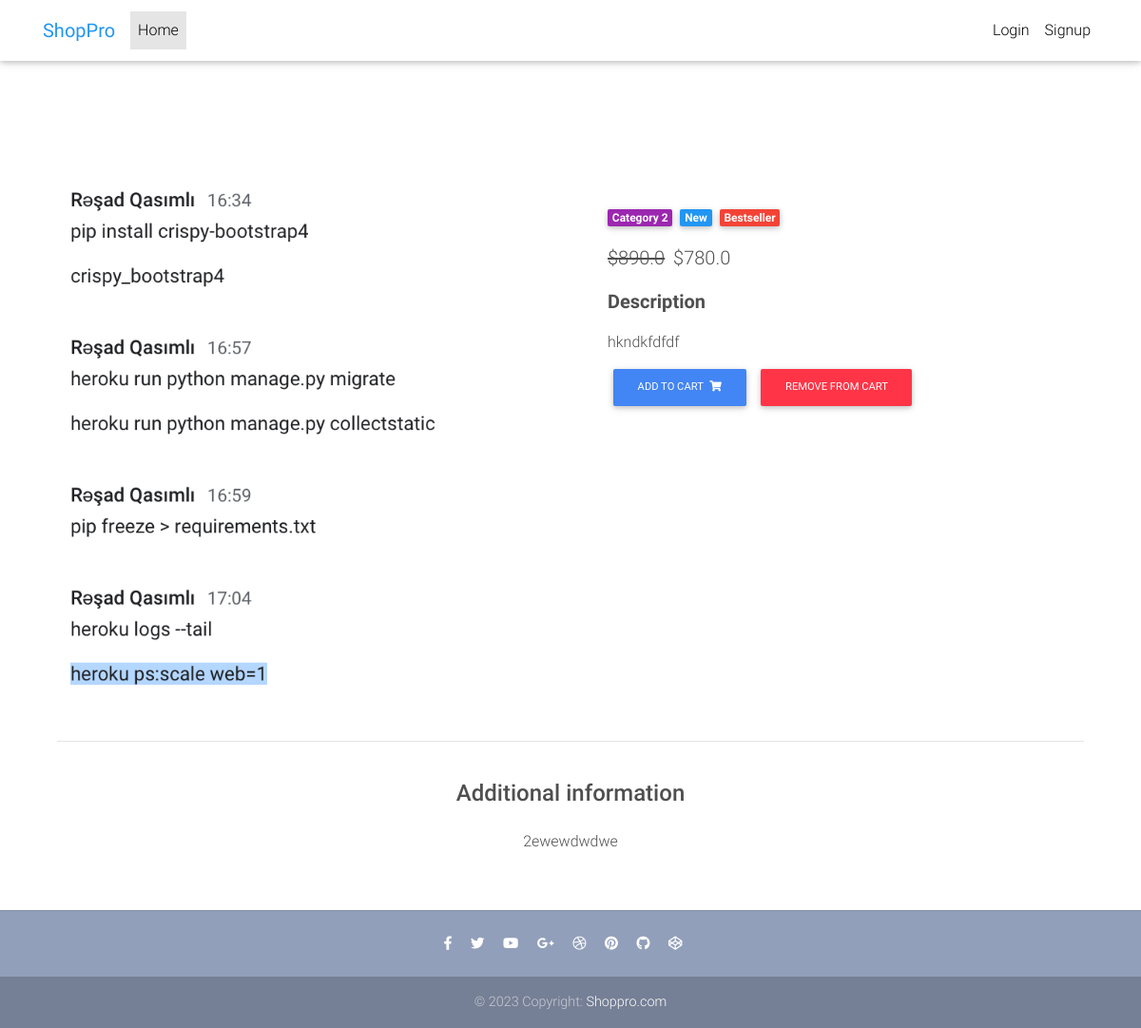
The page /product/9/ on the database its author committed.
### main/models.py (models this page shows, shortened)
class Item(models.Model):
    title = models.CharField(max_length=100)
    price = models.FloatField()
    discount_price = models.FloatField(blank=True, null=True)
    category = models.CharField(choices=category_choices, max_length=2)
    label = models.CharField(choices=label_choices, max_length=1, blank=True)
    slug = models.SlugField()
    description = models.TextField()
    image = models.ImageField(blank=True, null=True)
    def get_add_to_cart_url(self):
        return reverse("main:add-to-cart", kwargs={
            'slug': self.slug
        })
    def get_remove_from_cart_url(self):
        return reverse("main:remove-from-cart", kwargs={
            'slug': self.slug
        })

### main/views.py (the view)
# urls.py: path('product/<slug>/', ItemDetailView.as_view(), name='product'),
class ItemDetailView(DetailView):
    model = Item
    template_name = "product.html"

### templates/product.html (shortened to what this page needs)
{% extends 'base.html' %}
{% block content %}
<main class="mt-5 pt-4">
  <div class="container dark-grey-text mt-5">
    <div class="row wow fadeIn">
      <div class="col-md-6 mb-4">
        <img src="{{ object.image.url }}" class="img-fluid" alt="">
      </div>
      <div class="col-md-6 mb-4">
        <div class="p-4">
          <div class="mb-3">
            <a href="">
              <span class="badge purple mr-1">Category 2</span>
            </a>
            <a href="">
              <span class="badge blue mr-1">New</span>
            </a>
            <a href="">
              <span class="badge red mr-1">Bestseller</span>
            </a>
          </div>
          <p class="lead">
            {% if object.discount_price %}
            <span class="mr-1">
              <del>${{ object.price }}</del>
            </span>
            <span>${{ object.discount_price }}</span>
            {% else %}
            <span>${{ object.price }}</span>
            {% endif %}
          </p>
          <p class="lead font-weight-bold">Description</p>
          <p>{{ object.title }}</p>
          <a href="{{ object.get_add_to_cart_url }}" class="btn btn-primary btn-md my-0 p">Add to cart
            <i class="fas fa-shopping-cart ml-1"></i>
          </a>
          <a href="{{ object.get_remove_from_cart_url }}" class="btn btn-danger btn-md my-0 p">Remove from cart
          </a>
        </div>
      </div>
    </div>
    <hr>
    <div class="row d-flex justify-content-center wow fadeIn">
      <div class="col-md-6 text-center">
        <h4 class="my-4 h4">Additional information</h4>
        <p>{{ object.description }}</p>
      </div>
    </div>
  </div>
</main>
{% endblock content %}

### templates/base.html (style rules this page uses)
html, body, header, .carousel { height: 60vh; }

### rows shown on the page
Item: image (picture), price "890.0", discount_price "780.0", title "hkndkfdfdf", description "2ewewdwdwe"
